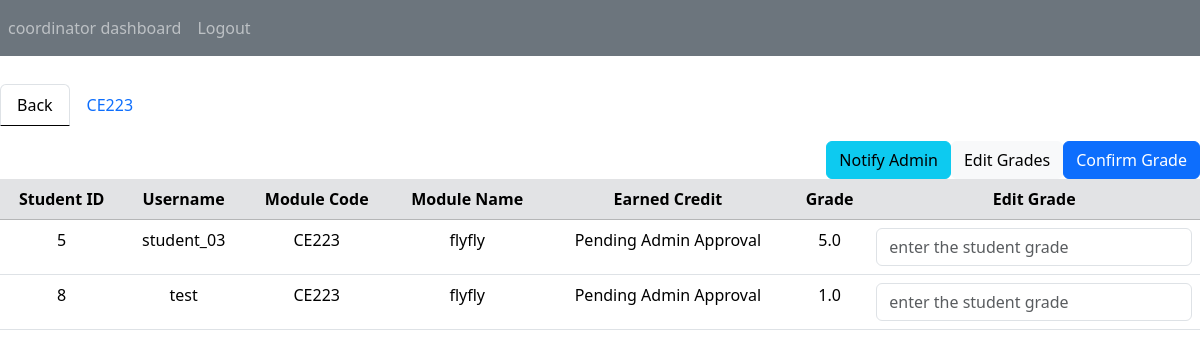
Screenshot of /vet_module/CE223 (signed in) with the database file from the repository.
### Website/models.py (models this page shows)
class User(db.Model , UserMixin) :
    id = db.Column(db.Integer , primary_key = True)
    email = db.Column(db.String(150) , unique = True)
    username = db.Column(db.String(150))
    userrole = db.Column(db.String(150))
    password = db.Column(db.String(150))
    credit = db.Column(db.String(150))
    enrollment_date = db.Column(db.Date() , default = "1970-01-01")

class Config(db.Model , UserMixin) :
    id = db.Column(db.Integer , primary_key = True)
    module_code = db.Column(db.String(150), db.ForeignKey("module.module_code"))
    coordinator_id = db.Column(db.Integer)
    lecturer_id = db.Column(db.Integer)
    student_id = db.Column(db.Integer, db.ForeignKey("user.id"))
    mark = db.Column(db.Double)
    gpa = db.Column(db.Double)
    earn_credit = db.Column(db.Double)
    status = db.Column(db.Boolean , default = False)
    module = db.relationship("Module")
    user = db.relationship("User")

class Module(db.Model , UserMixin) :
    module_code = db.Column(db.String(150) ,primary_key = True)
    module_name = db.Column(db.String(150))
    module_credit = db.Column(db.Integer)
    semester = db.Column(db.Date() , default = "1970-01-01")
    module_status = db.Column(db.Boolean , default = False)

### Website/view.py (the view, shortened to what this page needs)
@views.route("/vet_module/<module_code>", methods=["GET", "POST"])
@login_required
def vet_module(module_code):
    current_id = current_user.id
    module = Module.query.filter_by(module_code=module_code).first()
    if not module:
        flash(f"Module {module_code} not found.", category="error")
        return redirect(url_for('views.coordinator_dashboard'))
    config = Config.query.filter_by(coordinator_id = current_id , module_code = module_code).first()
    students = Config.query.filter_by(module_code=module_code).all()
    module_status = config.module.module_status
    module = Module.query.filter_by(module_code=module_code).first()
    return render_template("vet_module.html", module_code=module_code, students=students, config = config, user = current_user, module_status=module_status, module= module)

### Website/__init__.py (called while the page is built)
def create_app():
    app = Flask(__name__)
    app.config["SECRET_KEY"] = "CE205 Team Project"
    app.config["SQLALCHEMY_DATABASE_URI"] = f'sqlite:///{DB_NAME}'
    db.init_app(app)
    from .view import views
    from .auth import auth
    app.register_blueprint(views , url_prefix = "/")
    app.register_blueprint(auth , url_prefix = "/")
    from .models import  User , Note
    with app.app_context():
        db.create_all()
    login_manager = LoginManager()
    login_manager.login_view= "auth.login"
    login_manager.init_app(app)
    @login_manager.user_loader
    def load_user(id):
        return User.query.get(int(id))
    return app

### Website/templates/vet_module.html (shortened to what this page needs)
{% extends "base.html" %}
{% block content %}
<div class = "card-img-overlay text-center" style = "margin-top: 7%;">
    <div class = "card-header">
        <ul class = "nav nav-tabs card-header-tabs">
            <li class = "nav-item">
                <a class = "nav-link active" id = "nav_back" href = "/coordinator_dashboard">Back</a>
            </li>
            <li class = "nav-item">
                <a class = "nav-link" id = "nav_vetting" href = "javascript:;">{{module_code}} </a>
            </li>
        </ul>
    </div>
    <div class = "card-body" id = "nav_vetting">
        <div class="d-flex justify-content-end">
            <form action="{{ url_for('views.notify_admin', module_code=module_code) }}" method="post">
                <button type="submit" class="btn btn-info mt-3">Notify Admin</button>
            </form>
            <form action="{{ url_for('views.vet_module', module_code=module_code) }}" method="post">
                <button type="submit" class="btn btn-light mt-3 ml-2">Edit Grades</button>
            </form>
            <form action="{{ url_for('views.lock_module', module_code=config.module.module_code, semester=config.module.semester) }}" method="post">
                <button type="submit" class="btn btn-primary mt-3 ml-2">Confirm Grade</button>
            </form>
        </div>
            </div>
            <table class="table table-hover">
                <tr class="table-secondary">
                    <th> Student ID </th>
                    <th> Username </th>
                    <th> Module Code </th>
                    <th> Module Name </th>
                    <th> Earned Credit </th>
                    <th> Grade </th>
                    <th> Edit Grade</th>
                </tr>
                {%for config in students%}
                    <tr>
                        <td>{{config.user.id}}</td>
                        <td>{{config.user.username}}</td>
                        <td>{{config.module.module_code}}</td>
                        <td>{{config.module.module_name}}</td>
                        <td>{% if config.earn_credit is none%}
                                Pending Admin Approval
                            {% else %}
                                {{config.earn_credit}}
                            {% endif %}
                        </td>
                        <td>{{config.mark}}</td>
                        <td>
                            {% if module_status == false%}
                            <input type="number" placeholder="enter the student grade" min="0" name="grade_{{config.user.id}}" class="form-control" />
                            {% else %}
                            <input type="number" disabled placeholder="Coordinator locked" min="0" name="grade_{{config.user.id}}" class="form-control" />
                            {% endif %}
                        </td>
                    </tr>
                {% endfor %}
            </table>
    </div>
</div>
{% endblock %}

### Website/templates/base.html (shortened to what this page needs)
<!DOCTYPE html>
<html lang="en">
<head>
    <link href="https://cdn.jsdelivr.net/npm/bootstrap@5.3.1/dist/css/bootstrap.min.css" rel="stylesheet">
</head>
<body >
  <nav class="navbar navbar-expand-lg navbar-dark bg-secondary ">
      <div class="collapse navbar-collapse" id = "navbar">
          <div class="navbar-nav">
              {%if user.is_authenticated %}
                 <a class = "nav-item nav-link"  href = "javascript:;">{{user.userrole}} dashboard</a>
                  <a class = "nav-item nav-link " id = "logout" href = "/logout">Logout</a>
              {%else%}
                  <a class = "nav-item nav-link" id = "login" href = "/login">Login</a>
                  <a class = "nav-item nav-link" id = "signUp" href = "/sign-up">Sign Up</a>
              {%endif%}
          </div>
      </div>
  </nav>
  <div class="container">
    {%block content%}
    {% endblock %}
</body>
</html>

### rows the page displays
User: userrole "coordinator"
Config: user.id "5", user.username "student_03", module.module_code "CE223", module.module_name "flyfly", shows "Pending Admin Approval", mark "5.0"
Config: user.id "8", user.username "test", module.module_code "CE223", module.module_name "flyfly", shows "Pending Admin Approval", mark "1.0"

### other values shown
{{ module_code }} "CE223"
